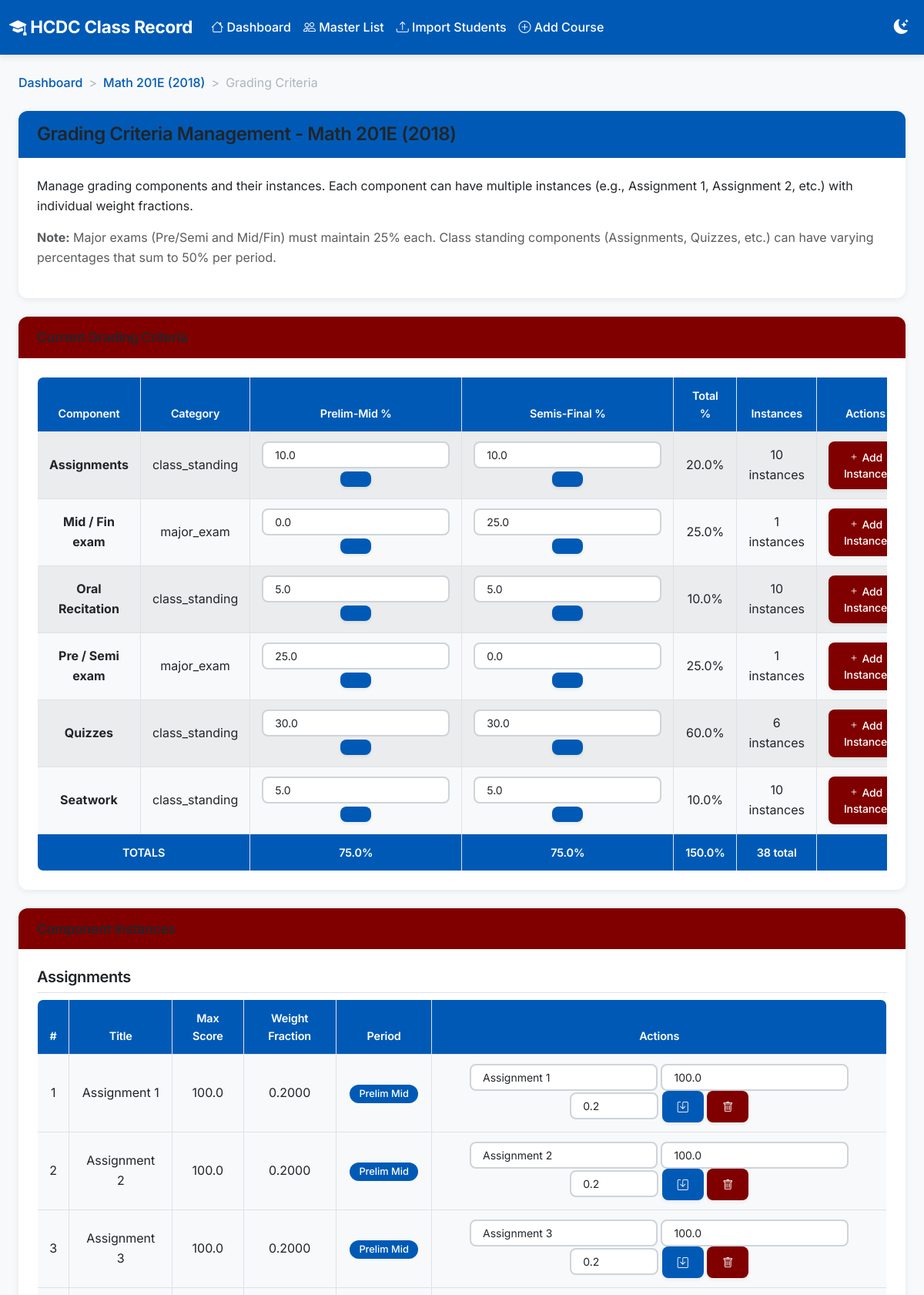
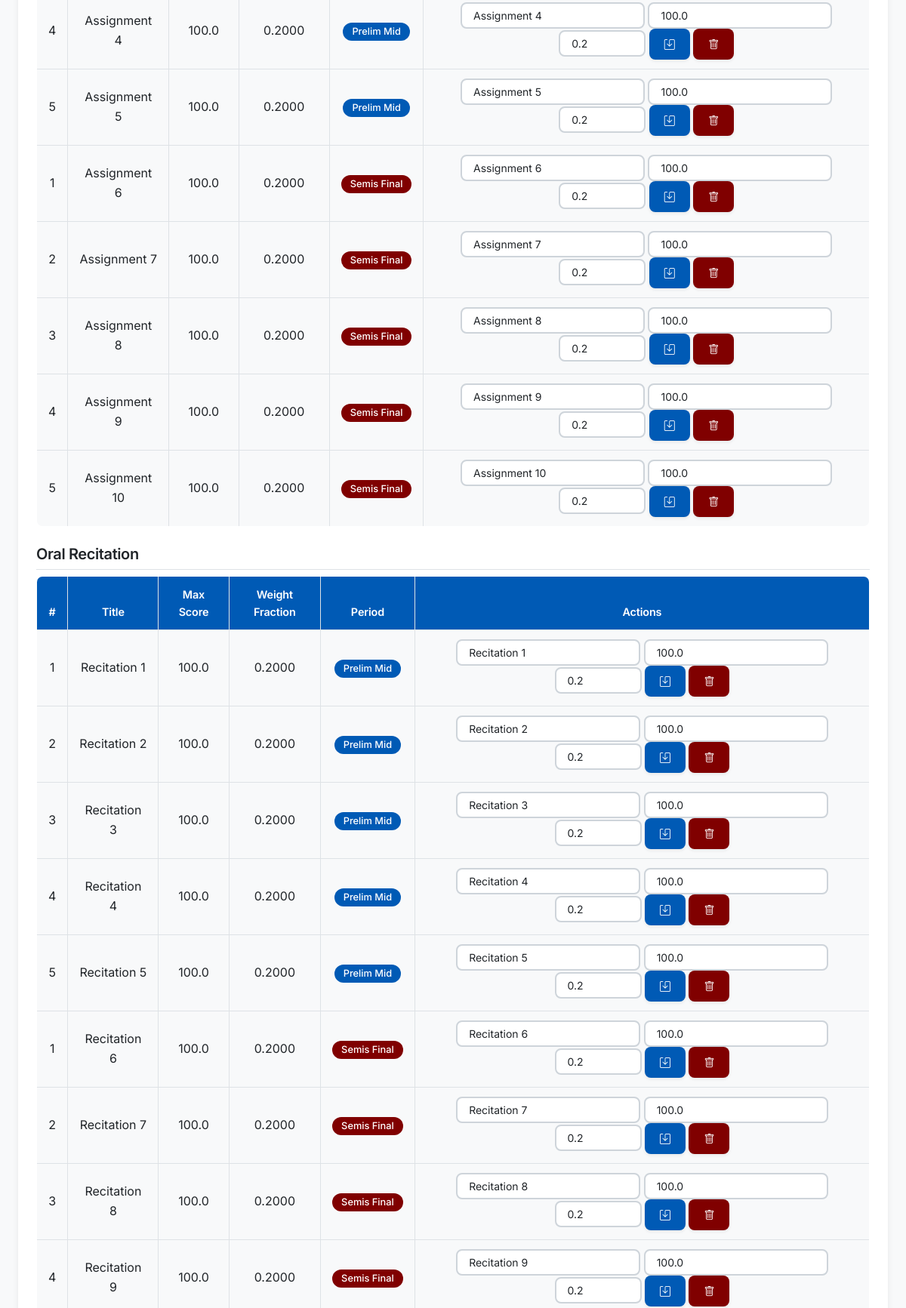
The page /course/1/grading-criteria (upper part) on the database its author committed (2 pictures, top to bottom).
### tables this page shows
CREATE TABLE courses (
                id INTEGER PRIMARY KEY AUTOINCREMENT,
                course_code TEXT NOT NULL,
                course_title TEXT NOT NULL,
                offering_number TEXT DEFAULT '1',
                description TEXT,
                schedule TEXT,
                room TEXT,
                days TEXT
            );

CREATE TABLE grading_components (
                id INTEGER PRIMARY KEY AUTOINCREMENT,
                course_id INTEGER,
                name TEXT NOT NULL,
                category TEXT DEFAULT 'class_standing',
                prelim_mid_weight REAL DEFAULT 0.0,
                semis_final_weight REAL DEFAULT 0.0,
                max_score REAL DEFAULT 100.0,
                FOREIGN KEY (course_id) REFERENCES courses(id)
            );

CREATE TABLE component_instances (
                id INTEGER PRIMARY KEY AUTOINCREMENT,
                component_id INTEGER,
                course_id INTEGER,
                instance_number INTEGER NOT NULL,
                title TEXT NOT NULL,
                max_score REAL DEFAULT 100.0,
                weight_fraction REAL DEFAULT 1.0,
                period TEXT NOT NULL,
                FOREIGN KEY (component_id) REFERENCES grading_components(id),
                FOREIGN KEY (course_id) REFERENCES courses(id)
            );

### app_instance.py (the view, shortened to what this page needs)
@app.route('/course/<int:course_id>/grading-criteria', methods=['GET', 'POST'])
def grading_criteria(course_id):
    db = get_db()
    cursor = db.cursor()
    cursor.execute('SELECT * FROM courses WHERE id = ?', (course_id,))
    course = cursor.fetchone()
    if not course:
        flash('Course not found', 'error')
        return redirect(url_for('dashboard'))
    cursor.execute('SELECT * FROM grading_components WHERE course_id = ? ORDER BY name', (course_id,))
    components = cursor.fetchall()
    cursor.execute('''
        SELECT ci.*, gc.name as component_name
        FROM component_instances ci
        JOIN grading_components gc ON ci.component_id = gc.id
        WHERE ci.course_id = ?
        ORDER BY ci.period, gc.name, ci.instance_number
    ''', (course_id,))
    instances = cursor.fetchall()
    instances_by_component = {}
    for inst in instances:
        comp_name = inst['component_name']
        if comp_name not in instances_by_component:
            instances_by_component[comp_name] = []
        instances_by_component[comp_name].append(inst)
    return render_template('grading_criteria_instance.html',
                         course=course,
                         components=components,
                         instances=instances,
                         instances_by_component=instances_by_component)

### app_instance.py (called while the page is built)
def get_db():
    db = sqlite3.connect(DATABASE)
    db.row_factory = sqlite3.Row
    return db

### templates/grading_criteria_instance.html (shortened to what this page needs)
{% extends "base.html" %}
{% block content %}
<div class="container-fluid">
    <div class="row">
        <div class="col-12">
            <nav aria-label="breadcrumb">
                <ol class="breadcrumb">
                    <li class="breadcrumb-item"><a href="{{ url_for('dashboard') }}">Dashboard</a></li>
                    <li class="breadcrumb-item"><a href="{{ url_for('course_detail', course_id=course.id) }}">{{ course.course_code }}</a></li>
                    <li class="breadcrumb-item active" aria-current="page">Grading Criteria</li>
                </ol>
            </nav>
        </div>
    </div>
    <div class="row">
        <div class="col-12">
            <div class="card mb-4">
                <div class="card-header bg-primary text-white">
                    <h2 class="mb-0">
                         Grading Criteria Management - {{ course.course_code }}
                    </h2>
                </div>
                <div class="card-body">
                    <p class="card-text">
                        Manage grading components and their instances. Each component can have multiple instances
                        (e.g., Assignment 1, Assignment 2, etc.) with individual weight fractions.
                    </p>
                    <p class="text-muted">
                        <strong>Note:</strong> Major exams (Pre/Semi and Mid/Fin) must maintain 25% each.
                        Class standing components (Assignments, Quizzes, etc.) can have varying percentages
                        that sum to 50% per period.
                    </p>
                </div>
            </div>
        </div>
    </div>
    <div class="row">
        <div class="col-12">
            <div class="card mb-4">
                <div class="card-header bg-secondary text-white">
                    <h4 class="mb-0">Current Grading Criteria</h4>
                </div>
                <div class="card-body">
                    <div class="table-responsive">
                        <table class="table table-bordered table-striped">
                            <thead class="table-dark">
                                <tr>
                                    <th>Component</th>
                                    <th>Category</th>
                                    <th>Prelim-Mid %</th>
                                    <th>Semis-Final %</th>
                                    <th>Total %</th>
                                    <th>Instances</th>
                                    <th>Actions</th>
                                </tr>
                            </thead>
                            <tbody>
                                {% for comp in components %}
                                <tr>
                                    <td><strong>{{ comp.name }}</strong></td>
                                    <td>{{ comp.category }}</td>
                                    <td>
                                        <form method="POST" class="d-inline">
                                            <input type="number" name="prelim_{{ comp.id }}"
                                                   value="{{ comp.prelim_mid_weight }}"
                                                   step="0.1" min="0" class="form-control form-control-sm d-inline w-auto">
                                            <button type="submit" class="btn btn-sm btn-primary">
                                            </button>
                                        </form>
                                    </td>
                                    <td>
                                        <form method="POST" class="d-inline">
                                            <input type="number" name="semis_{{ comp.id }}"
                                                   value="{{ comp.semis_final_weight }}"
                                                   step="0.1" min="0" class="form-control form-control-sm d-inline w-auto">
                                            <button type="submit" class="btn btn-sm btn-primary">
                                            </button>
                                        </form>
                                    </td>
                                    <td>{{ comp.prelim_mid_weight + comp.semis_final_weight }}%</td>
                                    <td>
                                        {% set comp_instances = instances_by_component.get(comp.name, []) %}
                                        {{ comp_instances|length }} instances
                                    </td>
                                    <td>
                                        <button class="btn btn-sm btn-secondary" data-bs-toggle="modal"
                                                data-bs-target="#addInstanceModal-{{ comp.id }}">
                                            <i class="bi bi-plus"></i> Add Instance
                                        </button>
                                    </td>
                                </tr>
                                {% endfor %}
                            </tbody>
                            <tfoot class="table-dark">
                                <tr>
                                    <th colspan="2">TOTALS</th>
                                    <th>{{ components|sum(attribute='prelim_mid_weight')|round(2) }}%</th>
                                    <th>{{ components|sum(attribute='semis_final_weight')|round(2) }}%</th>
                                    <th>{{ components|sum(attribute='prelim_mid_weight') + components|sum(attribute='semis_final_weight')|round(2) }}%</th>
                                    <th>{{ instances|length }} total</th>
                                    <th></th>
                                </tr>
                            </tfoot>
                        </table>
                    </div>
                </div>
            </div>
        </div>
    </div>
    <div class="row">
        <div class="col-12">
            <div class="card mb-4">
                <div class="card-header bg-secondary text-white">
                    <h4 class="mb-0">Component Instances</h4>
                </div>
                <div class="card-body">
                    {% for comp_name, comp_instances in instances_by_component.items() %}
                    <div class="mb-4">
                        <h5 class="border-bottom pb-2">{{ comp_name }}</h5>
                        <div class="table-responsive">
                            <table class="table table-bordered table-hover">
                                <thead class="table-light">
                                    <tr>
                                        <th>#</th>
                                        <th>Title</th>
                                        <th>Max Score</th>
                                        <th>Weight Fraction</th>
                                        <th>Period</th>
                                        <th>Actions</th>
                                    </tr>
                                </thead>
                                <tbody>
                                    {% for inst in comp_instances %}
                                    <tr>
                                        <td>{{ inst.instance_number }}</td>
                                        <td>{{ inst.title }}</td>
                                        <td>{{ inst.max_score }}</td>
                                        <td>{{ "%.4f"|format(inst.weight_fraction) }}</td>
                                        <td>
                                            <span class="badge bg-{{ 'hcdc-primary' if inst.period == 'prelim_mid' else 'hcdc-secondary' }}">
                                                {{ inst.period|replace('_', ' ')|title }}
                                            </span>
                                        </td>
                                        <td>
                                            <form method="POST" class="d-inline">
                                                <input type="text" name="title_{{ inst.id }}"
                                                       value="{{ inst.title }}" class="form-control form-control-sm d-inline w-auto">
                                                <input type="number" name="max_score_{{ inst.id }}"
                                                       value="{{ inst.max_score }}" step="0.1"
                                                       class="form-control form-control-sm d-inline w-auto">
                                                <input type="number" name="weight_fraction_{{ inst.id }}"
                                                       value="{{ inst.weight_fraction }}" step="0.01" min="0" max="1"
                                                       class="form-control form-control-sm d-inline w-auto">
                                                <button type="submit" class="btn btn-sm btn-primary">
                                                    <i class="bi bi-save"></i>
                                                </button>
                                            </form>
                                            <form method="POST" class="d-inline">
                                                <button type="submit" class="btn btn-sm btn-secondary"
                                                        onclick="return confirm('Are you sure?')">
                                                    <i class="bi bi-trash"></i>
                                                </button>
                                            </form>
                                        </td>
                                    </tr>
                                    {% endfor %}
                                </tbody>
                            </table>
                        </div>
                    </div>
                    {% endfor %}
                </div>
            </div>
        </div>
    </div>
</div>
{% endblock %}

### rows shown on the page
courses: course_code "Math 201E (2018)"
grading_components: name "Assignments", category "class_standing", prelim_mid_weight "10.0", semis_final_weight "10.0", comp.prelim_mid_weight+comp.semis_final_weight "20.0", comp_instances "10"
grading_components: name "Mid / Fin exam", category "major_exam", prelim_mid_weight "0.0", semis_final_weight "25.0", comp.prelim_mid_weight+comp.semis_final_weight "25.0", comp_instances "1"
grading_components: name "Oral Recitation", category "class_standing", prelim_mid_weight "5.0", semis_final_weight "5.0", comp.prelim_mid_weight+comp.semis_final_weight "10.0", comp_instances "10"
grading_components: name "Pre / Semi exam", category "major_exam", prelim_mid_weight "25.0", semis_final_weight "0.0", comp.prelim_mid_weight+comp.semis_final_weight "25.0", comp_instances "1"
grading_components: name "Quizzes", category "class_standing", prelim_mid_weight "30.0", semis_final_weight "30.0", comp.prelim_mid_weight+comp.semis_final_weight "60.0", comp_instances "6"
grading_components: name "Seatwork", category "class_standing", prelim_mid_weight "5.0", semis_final_weight "5.0", comp.prelim_mid_weight+comp.semis_final_weight "10.0", comp_instances "10"
component_instances: name "Assignments", instance_number "1", title "Assignment 1", max_score "100.0", weight_fraction "0.2000", period "Prelim Mid", weight_fraction "0.2"
component_instances: instance_number "2", title "Assignment 2", max_score "100.0", weight_fraction "0.2000", period "Prelim Mid", weight_fraction "0.2"
component_instances: instance_number "3", title "Assignment 3", max_score "100.0", weight_fraction "0.2000", period "Prelim Mid", weight_fraction "0.2"
component_instances: instance_number "4", title "Assignment 4", max_score "100.0", weight_fraction "0.2000", period "Prelim Mid", weight_fraction "0.2"
component_instances: instance_number "5", title "Assignment 5", max_score "100.0", weight_fraction "0.2000", period "Prelim Mid", weight_fraction "0.2"
component_instances: instance_number "1", title "Assignment 6", max_score "100.0", weight_fraction "0.2000", period "Semis Final", weight_fraction "0.2"
component_instances: instance_number "2", title "Assignment 7", max_score "100.0", weight_fraction "0.2000", period "Semis Final", weight_fraction "0.2"
component_instances: instance_number "3", title "Assignment 8", max_score "100.0", weight_fraction "0.2000", period "Semis Final", weight_fraction "0.2"
component_instances: instance_number "4", title "Assignment 9", max_score "100.0", weight_fraction "0.2000", period "Semis Final", weight_fraction "0.2"
component_instances: instance_number "5", title "Assignment 10", max_score "100.0", weight_fraction "0.2000", period "Semis Final", weight_fraction "0.2"
component_instances: name "Oral Recitation", instance_number "1", title "Recitation 1", max_score "100.0", weight_fraction "0.2000", period "Prelim Mid", weight_fraction "0.2"
component_instances: instance_number "2", title "Recitation 2", max_score "100.0", weight_fraction "0.2000", period "Prelim Mid", weight_fraction "0.2"
component_instances: instance_number "3", title "Recitation 3", max_score "100.0", weight_fraction "0.2000", period "Prelim Mid", weight_fraction "0.2"
component_instances: instance_number "4", title "Recitation 4", max_score "100.0", weight_fraction "0.2000", period "Prelim Mid", weight_fraction "0.2"
component_instances: instance_number "5", title "Recitation 5", max_score "100.0", weight_fraction "0.2000", period "Prelim Mid", weight_fraction "0.2"
component_instances: instance_number "1", title "Recitation 6", max_score "100.0", weight_fraction "0.2000", period "Semis Final", weight_fraction "0.2"
component_instances: instance_number "2", title "Recitation 7", max_score "100.0", weight_fraction "0.2000", period "Semis Final", weight_fraction "0.2"
component_instances: instance_number "3", title "Recitation 8", max_score "100.0", weight_fraction "0.2000", period "Semis Final", weight_fraction "0.2"
component_instances: instance_number "4", title "Recitation 9", max_score "100.0", weight_fraction "0.2000", period "Semis Final", weight_fraction "0.2"

### other values the page prints
{{ components|sum(attribute='prelim_mid_weight')|round(2) }} "75.0"
{{ components|sum(attribute='semis_final_weight')|round(2) }} "75.0"
{{ instances|length }} "38"
